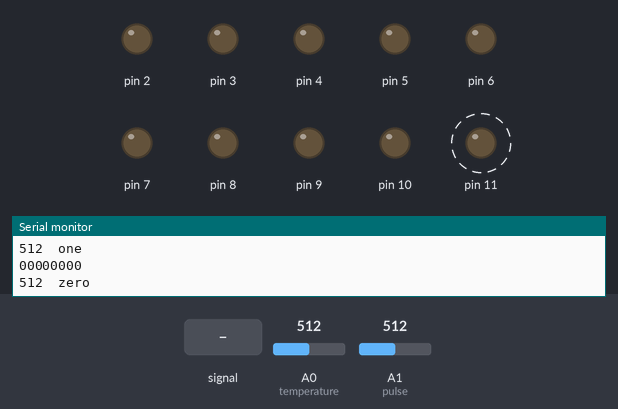
Simulated run of this sketch. Board: Arduino Uno, built with avr-gcc and run on an emulated ATmega328P. Shown: output pins drawn as LEDs (lit = HIGH), the last lines printed to the serial monitor. Dashed ring = blinking. The test bench sets the inputs (shaded band); at power-on: A0 (temperature) = 512, A1 (pulse) = 512.

Above: at 2.8 s.
2.9 s: A1 (pulse) fed a 200 Hz sine of ±81 counts around its level
At 5.8 s:
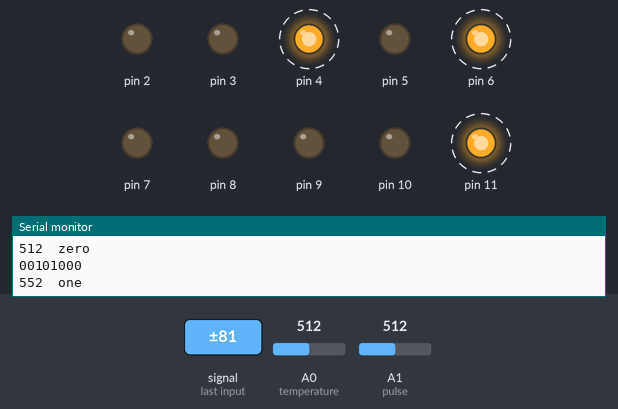
9.1 s: A0 (temperature) set to 716
15.3 s: A1 (pulse) set to 716
At 17.8 s:
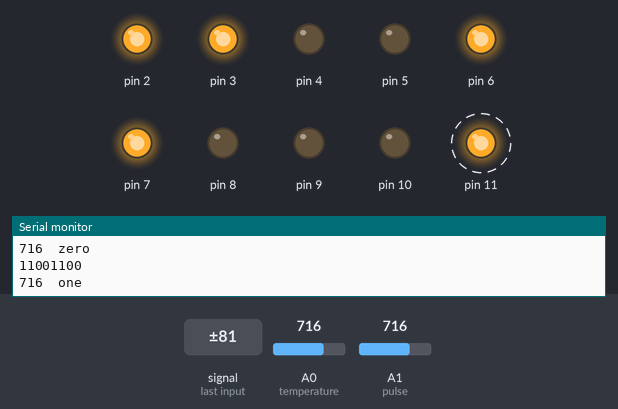
21.5 s: A1 (pulse) fed a 1000 Hz sine of ±255 counts around its level
At 23.8 s:
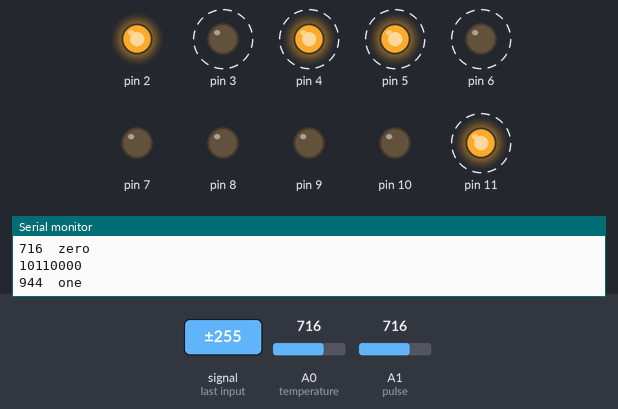
27.7 s: A1 (pulse) fed a 2 Hz sine of ±306 counts around its level
At 30.6 s:
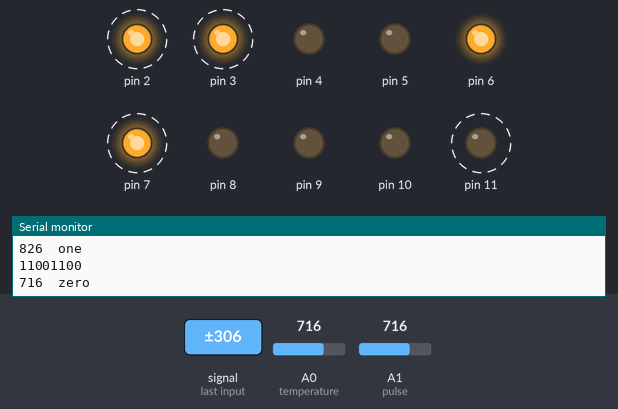
33.9 s: A0 (temperature) set to 900
At 37.4 s:
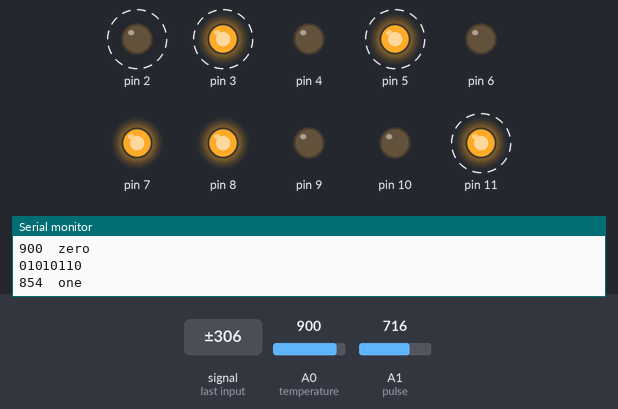
Timing chart, 0 to 44.5 s (numbered marks = the images above; inputs shaded):
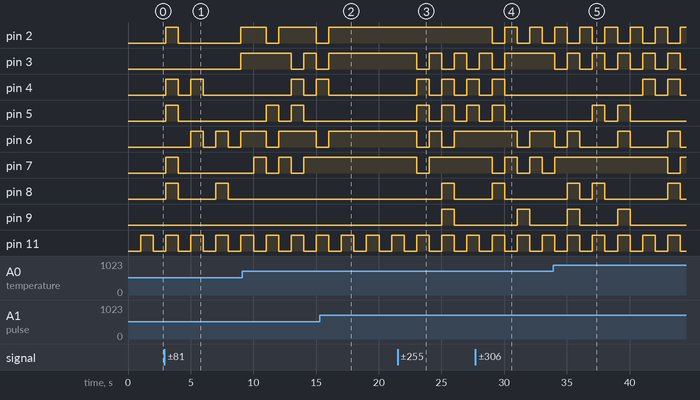

The sketch:

Arduino_Code.ino
```cpp
int arr[]={0,0,0,0,0,0,0,0};
int v;
void setup() {
 Serial.begin(9600);

 pinMode(A0,INPUT);//temperature
 pinMode(A1,INPUT);//pulse
 pinMode(2,OUTPUT);
 pinMode(3,OUTPUT);
 pinMode(4,OUTPUT);
 pinMode(5,OUTPUT);
 pinMode(6,OUTPUT);
 pinMode(7,OUTPUT);
 pinMode(8,OUTPUT);
 pinMode(9,OUTPUT);

 pinMode(10,OUTPUT);
 pinMode(11,OUTPUT);

 //v=analogRead(A0);
}
void loop() {
 //settemperature(v);
 v=analogRead(A0);
 settemperature(v);

 Serial.print(v);

 Serial.println("\tzero");

 delay(1000);

 v=analogRead(A1);
 setPulse(v);

 Serial.print(v);
 Serial.println("\tone");

 delay(1000);
}
void settemperature(int v){
 digitalWrite(9,v%2);arr[7]=v%2;v=v/2;
 digitalWrite(8,v%2);arr[6]=v%2;v=v/2;
 digitalWrite(7,v%2);arr[5]=v%2;v=v/2;
 digitalWrite(6,v%2);arr[4]=v%2;v=v/2;
 digitalWrite(5,v%2);arr[3]=v%2;v=v/2;
 digitalWrite(4,v%2);arr[2]=v%2;v=v/2;
 digitalWrite(3,v%2);arr[1]=v%2;v=v/2;
 digitalWrite(2,v%2);arr[0]=v%2;v=v/2;

 digitalWrite(11,0);
 digitalWrite(10,0);
 for(int i=0;i<8;i++){
 Serial.print(arr[i]);
 }
 Serial.println();
}
void setPulse(int v){
 digitalWrite(9,v%2);arr[7]=v%2;v=v/2;
 digitalWrite(8,v%2);arr[6]=v%2;v=v/2;

 digitalWrite(7,v%2);arr[5]=v%2;v=v/2;
 digitalWrite(6,v%2);arr[4]=v%2;v=v/2;
 digitalWrite(5,v%2);arr[3]=v%2;v=v/2;
 digitalWrite(4,v%2);arr[2]=v%2;v=v/2;
 digitalWrite(3,v%2);arr[1]=v%2;v=v/2;
 digitalWrite(2,v%2);arr[0]=v%2;v=v/2;

 digitalWrite(11,1);
 digitalWrite(10,0);
 for(int i=0;i<8;i++){
 Serial.print(arr[i]);
 }
 Serial.println();
}
```

Measured:
- after the input at 2.9 s, pin 2: LOW → HIGH after 0.10 s, → LOW 1.0 s later, → HIGH 5.0 s later; pin 3: LOW → HIGH after 6.1 s
- after the input at 15.3 s, pin 2, pin 3, pin 6: goes on until 16.0 s, then stays HIGH; pin 5: stays LOW (without the input it goes to HIGH after 5.7 s); pin 7: stays HIGH (without the input it goes to LOW after 5.7 s); pin 8: stays LOW (without the input it goes to HIGH after 1.7 s); pin 9: stops changing and stays LOW
- after the input at 21.5 s, pin 3–6: alternates HIGH for 1.0 s and LOW for 1.0 s, starting after 1.5 s; pin 7: HIGH → LOW after 1.5 s, → HIGH 1.0 s later; pin 8, pin 9: LOW → HIGH after 3.5 s, → LOW 1.0 s later
- after the input at 27.7 s, pin 2: alternates HIGH for 1.0 s and LOW for 1.0 s, starting after 1.3 s; pin 8: LOW → HIGH after 1.3 s, → LOW 1.0 s later
- after the input at 33.9 s, pin 3: alternates HIGH for 1.0 s and LOW for 1.0 s, starting after 0.13 s
- by itself, pin 11: alternates HIGH for 1.0 s and LOW for 1.0 s
